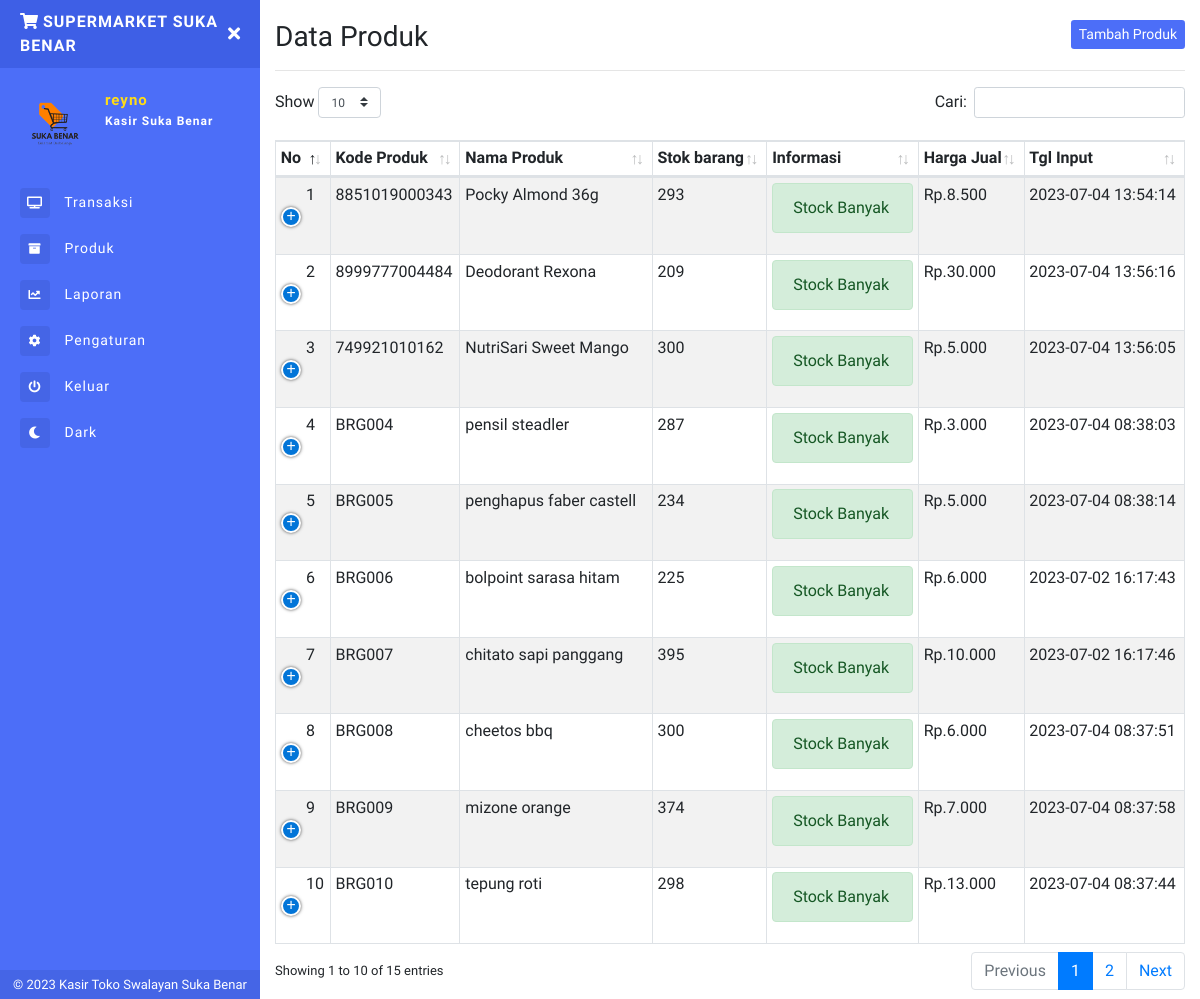
/produk.php (signed in), run on the app's committed database.
### tables this page shows
CREATE TABLE `produk` (
  `idproduk` int(11) NOT NULL,
  `kode_produk` varchar(100) NOT NULL,
  `nama_produk` varchar(255) NOT NULL,
  `Stok_barang` int(11) NOT NULL,
  `harga_jual` int(11) NOT NULL,
  `tgl_input` timestamp NOT NULL DEFAULT current_timestamp() ON UPDATE current_timestamp()
);

### produk.php (the view, shortened to what this page needs)
<?php include 'sidebar.php'; ?>
    <h1 class="h3 mb-0">
        Data Produk
        <button class="btn btn-primary btn-sm border-0 float-right" type="button" data-toggle="modal" data-target="#TambahProduk">Tambah Produk</button>
    </h1>
<hr>
<table class="table table-striped table-sm table-bordered dt-responsive nowrap" id="table" width="100%">
<thead>
  <tr>
    <th>No</th>
    <th>Kode Produk</th>
    <th>Nama Produk</th>
    <th>Stok barang</th>
    <th>Informasi</th>
    <th>Harga Jual</th>
    <th>Tgl Input</th>
  </tr>
</thead>
<tbody>
<?php
    $no = 1;
    $data_barang = mysqli_query($conn,"SELECT * FROM produk ORDER BY idproduk ASC");
    while($d = mysqli_fetch_array($data_barang)){
        ?>
  <tr>
    <td><?php echo $no++; ?></td>
    <td><?php echo $d['kode_produk']; ?></td>
    <td><?php echo $d['nama_produk']; ?></td>
    <td><?php echo ($d['Stok_barang']); ?></td>
    <td><?php if ($d['Stok_barang'] == 0){
    include 'email.php';
      ?>
      <div class="alert alert-danger alert-sm" role="alert">
           Stock Habis!
      </div>
      <?php } ?>
        <?php if ($d['Stok_barang'] > 2){?>
          <div class="alert alert-success alert-sm" role="alert">
        Stock Banyak
        </div>
    <?php } ?>
  </td>
    <td>Rp.<?php echo ribuan($d['harga_jual']); ?></td>
    <td><?php echo $d['tgl_input']; ?></td>
  </tr>
  <?php } ?>
</tbody>
</table>
<?php include 'footer.php'; ?>

### sidebar.php (shortened to what this page needs)
<?php
include "config.php";
  function ribuan ($nilai){
    return number_format ($nilai, 0, ',', '.');
}
$uid = $_SESSION['userid'];
$DataLogin = mysqli_fetch_array(mysqli_query($conn,"SELECT * FROM login WHERE userid='$uid'"));
$username = $DataLogin['username'];
$toko = $DataLogin['toko'];
$logo = $DataLogin['logo'];
?>
<!DOCTYPE html>
<html>
<head>
    <link rel="stylesheet" href="https://maxcdn.bootstrapcdn.com/bootstrap/4.0.0/css/bootstrap.min.css">
    <link href="assets/css/style.css" rel="stylesheet">
    <link href="https://use.fontawesome.com/releases/v5.0.6/css/all.css" rel="stylesheet">
    <link href="assets/vendor/datatables/dataTables.bootstrap4.min.css" rel="stylesheet">
  <link href="assets/vendor/datatables/responsive.bootstrap4.min.css" rel="stylesheet">
</head>
<body>
<div class="page-wrapper chiller-theme toggled">
  <nav id="sidebar" class="sidebar-wrapper">
    <div class="sidebar-content">
      <div class="sidebar-brand">
        <a href="./"><i class="fas fa-shopping-cart mr-1"></i><?php echo $toko ?></a>
        <div id="close-sidebar">
          <i class="fas fa-times"></i>
        </div>
      </div>
      <div class="sidebar-header">
        <div class="user-pic" style="height:70px;width:70px;">
          <img class="img-responsive img-rounded" src="assets/images/<?php echo $logo ?>"
            alt="User picture">
        </div>
        <div class="user-info">
          <span class="user-name"><?php echo $username ?>
          </span>
          <span class="user-role">Kasir Suka Benar</span>
        </div>
      </div>
      <div class="sidebar-menu">
        <ul>
          <li>
            <a href="index.php">
              <i class="fas fa-tv"></i>
              <span>Transaksi</span>
            </a>
          </li>
          <li>
            <a href="produk.php">
            <i class="fas fa-archive"></i>
              <span>Produk</span>
            </a>
          </li>
          <li>
            <a href="laporan.php">
              <i class="fa fa-chart-line"></i>
              <span>Laporan</span>
            </a>
          </li>
          <li>
            <a href="pengaturan.php">
              <i class="fa fa-cog"></i>
              <span>Pengaturan</span>
            </a>
          </li>
          <li>
            <a href="#Exit" data-toggle="modal">
              <i class="fa fa-power-off"></i>
              <span>Keluar</span>
            </a>
          </li>
          <li>
            <a href="" data-toggle="modal">
              <i class="fa fa-moon"></i>
              <span>Dark</span>
            </a>
          </li>
        </ul>
      </div>
    </div>
    <div class="sidebar-footer">
    © 2023 Kasir Toko Swalayan Suka Benar
    </div>
  </nav>
  <main class="page-content">
    <div class="container-fluid">
    <div class="d-block d-sm-block d-md-none d-lg-none py-2"></div>

### assets/css/style.css (style rules this page uses)
html, body { font-size:1rem; scroll-behavior: smooth; font-family: 'Signika', sans-serif; }
a { text-decoration: none !important; }
.page-wrapper .sidebar-wrapper, .sidebar-wrapper .sidebar-brand > a, .sidebar-wrapper .sidebar-dropdown > a:after, .sidebar-wrapper .sidebar-menu .sidebar-dropdown .sidebar-submenu li a:before, .sidebar-wrapper ul li a i, .page-wrapper .page-content, .sidebar-wrapper .sidebar-search input.search-menu, .sidebar-wrapper .sidebar-search .input-group-text, .sidebar-wrapper .sidebar-menu ul li a, #show-sidebar, #close-sidebar { -webkit-transition: all 0.3s ease; -moz-transition: all 0.3s ease; -ms-transition: all 0.3s ease; -o-transition: all 0.3s ease; transition: all 0.3s ease; }
.page-wrapper { height: 100vh; }
.page-wrapper.toggled .sidebar-wrapper { left: 0px; }
.sidebar-wrapper { width: 260px; height: 100%; max-height: 100%; position: fixed; top: 0; left: -300px; z-index: 999; }
.sidebar-wrapper ul { list-style-type: none; padding: 0; margin: 0; }
.sidebar-wrapper a { text-decoration: none; }
.sidebar-content { max-height: calc(100% - 30px); height: calc(100% - 30px); overflow-y: auto; position: relative; }
.sidebar-wrapper .sidebar-brand { padding: 10px 20px; display: flex; align-items: center; background: #3455d88f; }
.sidebar-wrapper .sidebar-brand > a { text-transform: uppercase; font-weight: bold; flex-grow: 1; letter-spacing: 1px; }
.sidebar-wrapper .sidebar-brand #close-sidebar { cursor: pointer; font-size: 20px; }
.sidebar-wrapper .sidebar-header { padding: 20px; overflow: hidden; }
.sidebar-wrapper .sidebar-header .user-pic { float: left; width: 60px; padding: 2px; border-radius: 12px; margin-right: 15px; overflow: hidden; }
.sidebar-wrapper .sidebar-header .user-pic img { object-fit: cover; height: 100%; width: 100%; }
.sidebar-wrapper .sidebar-header .user-info { float: left; letter-spacing: 1px; }
.sidebar-wrapper .sidebar-header .user-info > span { display: block; font-size: 15px; font-weight: 600; }
.sidebar-wrapper .sidebar-header .user-info .user-role { font-size: 12px; }
.sidebar-wrapper .sidebar-menu { padding-bottom: 10px; }
.sidebar-wrapper .sidebar-menu ul li a { display: inline-block; width: 100%; text-decoration: none; font-size: 14px; letter-spacing: 1px; position: relative; padding: 8px 30px 8px 20px; }
.sidebar-wrapper .sidebar-menu ul li a i { margin-right: 10px; font-size: 12px; width: 30px; height: 30px; line-height: 30px; text-align: center; border-radius: 4px; }
.sidebar-footer { position: absolute; width: 100%; bottom: 0; text-align: center; color: #ffffff; font-weight: 300; background: #415fd88f; font-size: 13px; padding-top: 0.3rem; padding-bottom: 0.3rem; }
.page-wrapper .page-content { display: inline-block; width: 100%; padding-left: 0px; padding-top: 20px; }
.page-wrapper .page-content { overflow-x: hidden; }
.btn-primary { background: #4c6ef8!important; }
.btn, .btn:focus, .btn:hover, .btn:active { border: none !important; }
.chiller-theme .sidebar-wrapper,.bg-purple { background: #4c6ef8; }
.chiller-theme .sidebar-wrapper .sidebar-header, .chiller-theme .sidebar-wrapper .sidebar-search, .chiller-theme .sidebar-wrapper .sidebar-menu { border-top: 1px solid #4c6ef8; }
.chiller-theme .sidebar-wrapper .sidebar-header .user-info .user-role, .chiller-theme .sidebar-wrapper .sidebar-header .user-info .user-status, .chiller-theme .sidebar-wrapper .sidebar-search input.search-menu, .chiller-theme .sidebar-wrapper .sidebar-search .input-group-text, .chiller-theme .sidebar-wrapper .sidebar-brand>a, .chiller-theme .sidebar-wrapper .sidebar-menu ul li a, .chiller-theme .sidebar-footer>a { color: #ffffff; }
.chiller-theme .sidebar-wrapper .sidebar-menu ul li:hover>a, .chiller-theme .sidebar-wrapper .sidebar-menu .sidebar-dropdown.active>a, .chiller-theme .sidebar-wrapper .sidebar-header .user-info, .chiller-theme .sidebar-wrapper .sidebar-brand>a:hover, .chiller-theme .sidebar-footer>a:hover i { color: #ffdc16; }
.page-wrapper.chiller-theme.toggled #close-sidebar { color: #ffffff; font-size: 1.1em; }
.chiller-theme .sidebar-wrapper .sidebar-menu ul li a i, .chiller-theme .sidebar-wrapper .sidebar-menu .sidebar-dropdown div, .chiller-theme .sidebar-wrapper .sidebar-search input.search-menu, .chiller-theme .sidebar-wrapper .sidebar-search .input-group-text { background: #415fd88f; }
@media screen and (min-width: 768px) { .page-wrapper.toggled .page-content { padding-left: 260px; } }

### data on the page
produk: kode_produk "8851019000343", nama_produk "Pocky Almond 36g", Stok_barang "293", shows "Stock Banyak", harga_jual "8.500", tgl_input "2023-07-04 13:54:14"
produk: kode_produk "8999777004484", nama_produk "Deodorant Rexona", Stok_barang "209", shows "Stock Banyak", harga_jual "30.000", tgl_input "2023-07-04 13:56:16"
produk: kode_produk "749921010162", nama_produk "NutriSari Sweet Mango", Stok_barang "300", shows "Stock Banyak", harga_jual "5.000", tgl_input "2023-07-04 13:56:05"
produk: kode_produk "BRG004", nama_produk "pensil steadler", Stok_barang "287", shows "Stock Banyak", harga_jual "3.000", tgl_input "2023-07-04 08:38:03"
produk: kode_produk "BRG005", nama_produk "penghapus faber castell", Stok_barang "234", shows "Stock Banyak", harga_jual "5.000", tgl_input "2023-07-04 08:38:14"
produk: kode_produk "BRG006", nama_produk "bolpoint sarasa hitam", Stok_barang "225", shows "Stock Banyak", harga_jual "6.000", tgl_input "2023-07-02 16:17:43"
produk: kode_produk "BRG007", nama_produk "chitato sapi panggang", Stok_barang "395", shows "Stock Banyak", harga_jual "10.000", tgl_input "2023-07-02 16:17:46"
produk: kode_produk "BRG008", nama_produk "cheetos bbq", Stok_barang "300", shows "Stock Banyak", harga_jual "6.000", tgl_input "2023-07-04 08:37:51"
produk: kode_produk "BRG009", nama_produk "mizone orange", Stok_barang "374", shows "Stock Banyak", harga_jual "7.000", tgl_input "2023-07-04 08:37:58"
produk: kode_produk "BRG010", nama_produk "tepung roti", Stok_barang "298", shows "Stock Banyak", harga_jual "13.000", tgl_input "2023-07-04 08:37:44"

### other printed values
$toko "SUPERMARKET SUKA BENAR"
$username "reyno"
